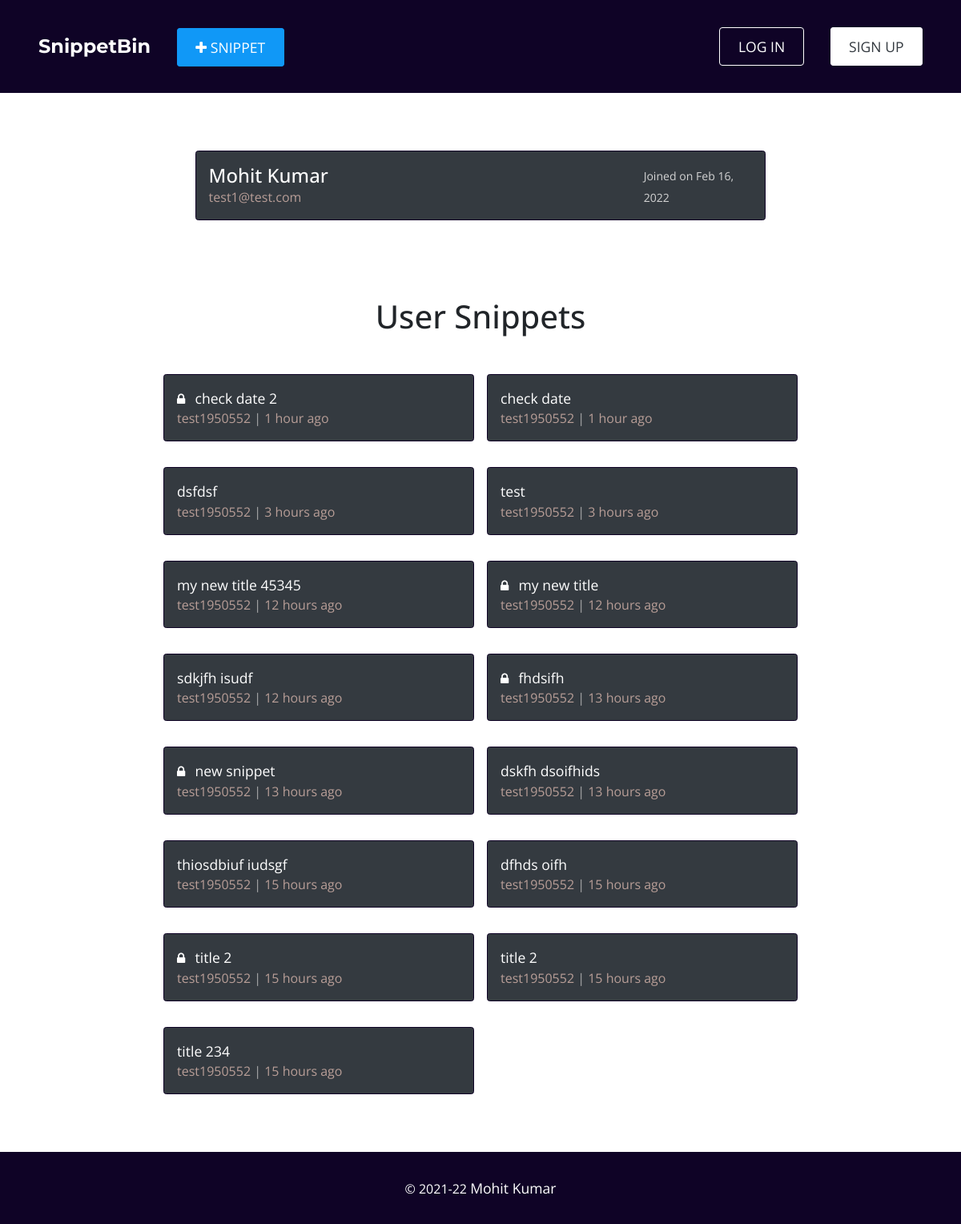
The app's page /u/test1950552/, older data.
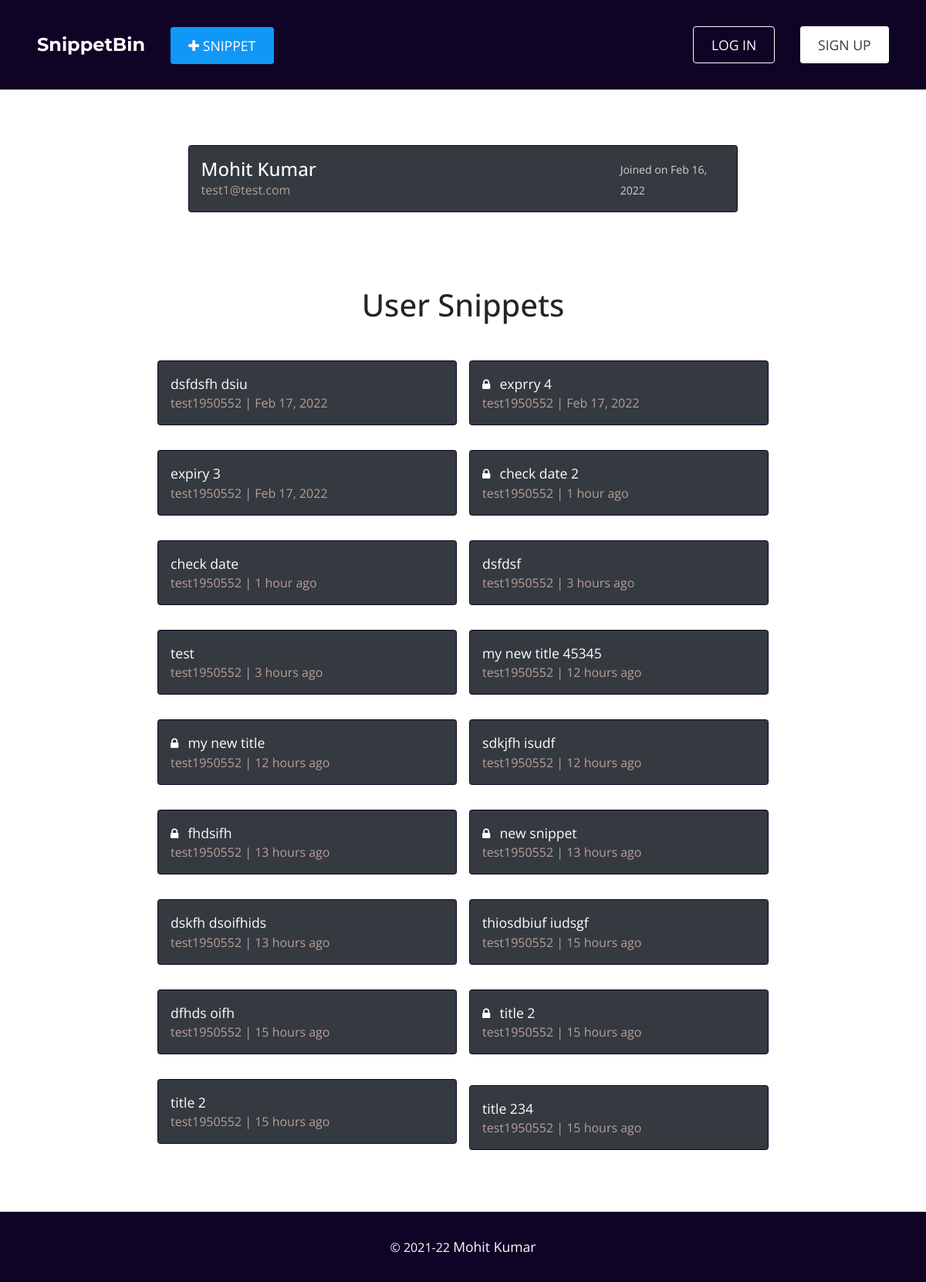
The same page, newer data.
### account/models.py (models this page shows, shortened)
class User(AbstractBaseUser, PermissionsMixin):
    id = models.UUIDField(default=uuid.uuid4, unique=True, primary_key=True, editable=False)
    username = models.CharField(
      verbose_name='Username',
      max_length=40,
      validators=[
        RegexValidator(
          regex=USERNAME_REGEX,
          message='username must be alphanumeric. Can contain characters like @ . - _',
          code='invalid_username'
        )
      ]
    )
    email = models.EmailField(verbose_name='Email Address', max_length=120, unique=True)
    name = models.CharField(verbose_name='Your Full Name', max_length=50)
    date_joined = models.DateTimeField(verbose_name='Date Joined', auto_now_add=True)
    is_admin = models.BooleanField(verbose_name='Admin User', default=False)
    is_staff = models.BooleanField(verbose_name='Staff User', default=False)
    is_superuser = models.BooleanField(verbose_name='Super User', default=False)
    is_active = models.BooleanField(verbose_name='Active User', default=True)
    USERNAME_FIELD = 'email'
    objects = UserManager()

### snippet/models.py (models this page shows)
class Snippet(models.Model):
  id = models.UUIDField(default = uuid.uuid4, unique = True, primary_key = True, editable = False)
  user = models.ForeignKey(User, on_delete = models.CASCADE)
  title = models.CharField(verbose_name = 'Title', max_length = 255)
  snippet = models.TextField(verbose_name = 'Snippet')
  is_encrypted = models.BooleanField(verbose_name = 'Is Encrypted', default = False)
  has_expiry = models.BooleanField(verbose_name = 'Has Expiry', default = False)
  created_at = models.DateTimeField(auto_now_add = True)
  expiration_date = models.DateTimeField(blank = True, null = True)
  expired = models.BooleanField(default = False, blank = True, null = True)
  def __str__(self):
    return str(self.id)
  def extract_delta_datetime(self):
    now = datetime.datetime.now()
    created_at = self.created_at
    created_at = created_at + datetime.timedelta(hours = 5, minutes = 30)
    start_tz = created_at.replace(tzinfo = timezone('UTC'))
    end_tz = now.replace(tzinfo = timezone('UTC'))
    val, show_type = find_datetime_delta(start_tz, end_tz)
    if show_type:
      show_type = show_type if val == 1 else show_type + 's'
    result = f'{val} {show_type} ago' if show_type else f'{val}'
    return result
  def if_has_expired(self):
    flag = False
    if self.has_expiry:
      now = datetime.datetime.now()
      created_at = self.created_at
      expiration_date = self.expiration_date
      start_tz = created_at.replace(tzinfo = timezone('UTC'))
      now_tz = now.replace(tzinfo = timezone('UTC'))
      if not expiration_date:
        expire_tz = start_tz + datetime.timedelta(days = 1)
      else:
        expire_tz = expiration_date.replace(tzinfo = timezone('UTC'))
      if now_tz > expire_tz:
        flag = True
    return flag

### home/views.py (the view)
# urls.py: path('u/<str:username>/', views.dashboard_view, name = 'dashboard')
def dashboard_view(request, username):
  context = {}
  logged_in_user = request.user if request.user.is_authenticated else None
  if not logged_in_user or logged_in_user.username != username:
    context['is_other_user'] = True
  else:
    context['is_other_user'] = False
  try:
    user = User.objects.get(username = username)
  except User.DoesNotExist:
    messages.info(request, 'Requested user\'s profile doesnot exists')
    return redirect('home:home')
  except MultipleObjectsReturned:
    user = User.objects.filter(username = username).first()
  snippets_of_user = Snippet.objects.filter(user = user).order_by('-created_at')
  private_r = Count('snippet', filter = Q(is_encrypted = True))
  ans = Snippet.objects.annotate(private_r = private_r)
  print(ans)
  context['user'] = user
  context['snippets'] = snippets_of_user
  return render(request, 'home/dashboard.html', context)

### snippet/utils.py (called while the page is built)
def find_datetime_delta(start, end):
  val = end.strftime("%b %d, %Y")
  show_type = None
  delta = end - start
  days_passed = delta.days
  seconds_passed = delta.seconds
  if days_passed == 0:
    if seconds_passed > 3600:
      v = seconds_passed // 3600 # hours
      t = 'hour'
    elif seconds_passed >= 60 and seconds_passed <= 3600:
      """ minutes ago """
      v = (seconds_passed // 60) % 60  # minutes
      t = 'minute'
    else:
      """ seconds ago """
      v = seconds_passed # seconds
      t = 'second'
    val = v
    show_type = t
  elif days_passed > 0 and days_passed <= 30:
    """ days ago """
    val = days_passed # days
    show_type = 'day'
  elif days_passed > 30 and days_passed <= 120:
    """ months ago """
    val = days_passed // 30 # month
    show_type = 'month'
  return val, show_type

### home/templates/home/dashboard.html (shortened to what this page needs)
{% extends 'base.html' %}
{% load static %}
{% block content %}
<div class="mk-container">
  <div class="snippet-card" style="width:90%">
    <div class="card-left-content">
      <div class="upper-content">
        <h4>{{ user.name }}</h4>
      </div>
      <div class="lower-content">
        <span>{{ user.email }}</span>
      </div>
    </div>
    <div class="card-right-content">
      <a style="color: lightgrey"><small>Joined on {{ user.date_joined|date:"M d, Y" }}</small></a>
    </div>
  </div>
</div>
<div class="mk-container">
  <h1 class="text-center mb-5">User Snippets</h1>
  <div class="snippets-wrapper">
    {% if snippets %}
      {% for snippet in snippets %}
        <div class="snippet-card">
          <div class="card-left-content">
            <div class="upper-content">
              {% if snippet.is_encrypted %}
                <i class="fa fa-lock mr-2"></i>
              {% endif %}
              <a href="{% url 'snippet:snippet_detail' snippet.id %}" class="snippet-title">{{ snippet.title }}</a>
            </div>
            <div class="lower-content">
              <span>{{ snippet.user.username }}</span>
              <span>{{ snippet.extract_delta_datetime }}</span>
            </div>
          </div>
        </div>
      {% endfor %}
    {% endif %}
  </div>
</div>
{% endblock content %}

### templates/base.html (shortened to what this page needs)
{% load static %}
<!DOCTYPE html>
<html>
  <head>
    <link
      rel="stylesheet"
      href="https://cdnjs.cloudflare.com/ajax/libs/font-awesome/4.7.0/css/font-awesome.min.css"
    />
    <link
      rel="stylesheet"
      href="https://maxcdn.bootstrapcdn.com/bootstrap/4.4.1/css/bootstrap.min.css"
    />
    <link rel="stylesheet" type="text/css" href="{% static 'css/style.css' %}?{% now 'U' %}" />
  </head>
  <body>
    <header>{% include 'snippets/navbar.html' %}</header>
    <main>{% block content %} {% endblock content %}</main>
    <footer>{% include 'snippets/footer.html' %}</footer>
  </body>
</html>

### templates/snippets/navbar.html
{% load static %}
<nav class="navbar">
  <div class="navcontent left-grid">
    <a href="{% url 'home:home' %}" class="navlink logo">SnippetBin</a>
    <a href="{% url 'snippet:snippet' %}" class="navlink button snippet-btn"><i class="fa fa-plus"></i> SNIPPET</a>
  </div>
  <div class="navcontent right-grid">
    {% if request.user.is_authenticated %}
      <a href="{% url 'home:dashboard' request.user.username %}" class="navlink button"><i class="fa fa-user"></i> USER</a>
      <a href="{% url 'account:logout' %}" class="navlink button-fill">LOG OUT</a>
    {% else %}
      <a href="{% url 'account:login' %}" class="navlink button">LOG IN</a>
      <a href="{% url 'account:signup' %}" class="navlink button-fill">SIGN UP</a>
    {% endif %}
  </div>
</nav>

### templates/snippets/footer.html (shortened to what this page needs)
<div class="footer">
  <div class="copyright--div">
    <p><span>&copy; <span class="start-year">2021</span>-<span class="curr-year"></span></span>
			<a href="{% url 'home:home' %}" class="footerlink">Mohit Kumar</a>
		</p>
  </div>
</div>

### static/css/style.css (style rules this page uses)
:root { --black: #000000; --black-light: #2c3333; --white: #ffffff; --grey: #f5f5f5; --dark-grey: #aaaaaa; --blue: #1098f7; --pink: #b89e97; --lightpink: #b89e97; --green: #1efc1e; --dark-purple: #0f0326; --red: #ff0000; --font-primary: 'Open Sans', sans-serif; --font-secondary: 'Roboto Slab', serif; --font-fancy: 'Montserrat', sans-serif; }
body { margin: 0; padding: 0; box-sizing: border-box; font-family: var(--font-primary); }
h1, h2, h3, h4, h5, h6, p { margin: 0; }
a { font-size: 1.1rem; }
a.button { color: var(--white); border: 1px solid var(--white); padding: 0.7rem 1.4rem; border-radius: 4px; -webkit-border-radius: 4px; -moz-border-radius: 4px; -ms-border-radius: 4px; -o-border-radius: 4px; }
a.button-fill { color: var(--dark); border: 1px solid var(--white); background-color: var(--white); padding: 0.7rem 1.4rem; border-radius: 4px; -webkit-border-radius: 4px; -moz-border-radius: 4px; -ms-border-radius: 4px; -o-border-radius: 4px; }
.navbar { background-color: var(--dark-purple); padding: 2.5em 3rem; }
.navcontent > *:not(:last-child) { margin-right: 1.8rem; }
.navcontent > .logo { color: var(--white); font-weight: bolder; font-family: var(--font-fancy); font-size: 1.5rem; }
.navlink.snippet-btn, .dashboard.snippet-btn { background-color: var(--blue); border-color: var(--blue); }
footer { background-color: var(--dark-purple); color: var(--white); padding: 2rem 1rem; text-align: center; }
footer a { color: var(--white); }
.mk-container { margin: 3rem auto; padding: 1.5rem; width: 70%; }
.snippets-wrapper { display: grid; grid-template-columns: repeat(2, 1fr); grid-gap: 1rem; }
.snippets-wrapper > *:not(:last-child) { margin-bottom: 1rem; }
.snippet-card { margin: auto; width: 100%; display: grid; background: var(--dark); color: var(--white); grid-template-columns: 4fr 1fr; border: 1px solid var(--dark-purple); border-radius: 3.5px; padding: 1rem; -webkit-border-radius: 3.5px; -moz-border-radius: 3.5px; -ms-border-radius: 3.5px; -o-border-radius: 3.5px; }
.card-left-content .snippet-title { color: var(--white); }
.card-left-content .lower-content > * { color: var(--dark-grey); color: var(--lightpink); }
.card-left-content .lower-content > *:not(:last-child)::after { content: ' | '; color: var(--dark-grey); }
.card-right-content { clear: left; }
.card-right-content > a { float: right; position: relative; top: 50%; color: var(--blue); transform: translateY(-50%); -webkit-transform: translateY(-50%); -moz-transform: translateY(-50%); -ms-transform: translateY(-50%); -o-transform: translateY(-50%); }

Row changes from the older to the newer data that the page shows:
added Snippet: title "dsfdsfh dsiu", user.username "test1950552", extract_delta_datetime "Feb 17, 2022"
added Snippet: is_encrypted True (drawn), title "exprry 4", user.username "test1950552", extract_delta_datetime "Feb 17, 2022"
added Snippet: title "expiry 3", user.username "test1950552", extract_delta_datetime "Feb 17, 2022"
